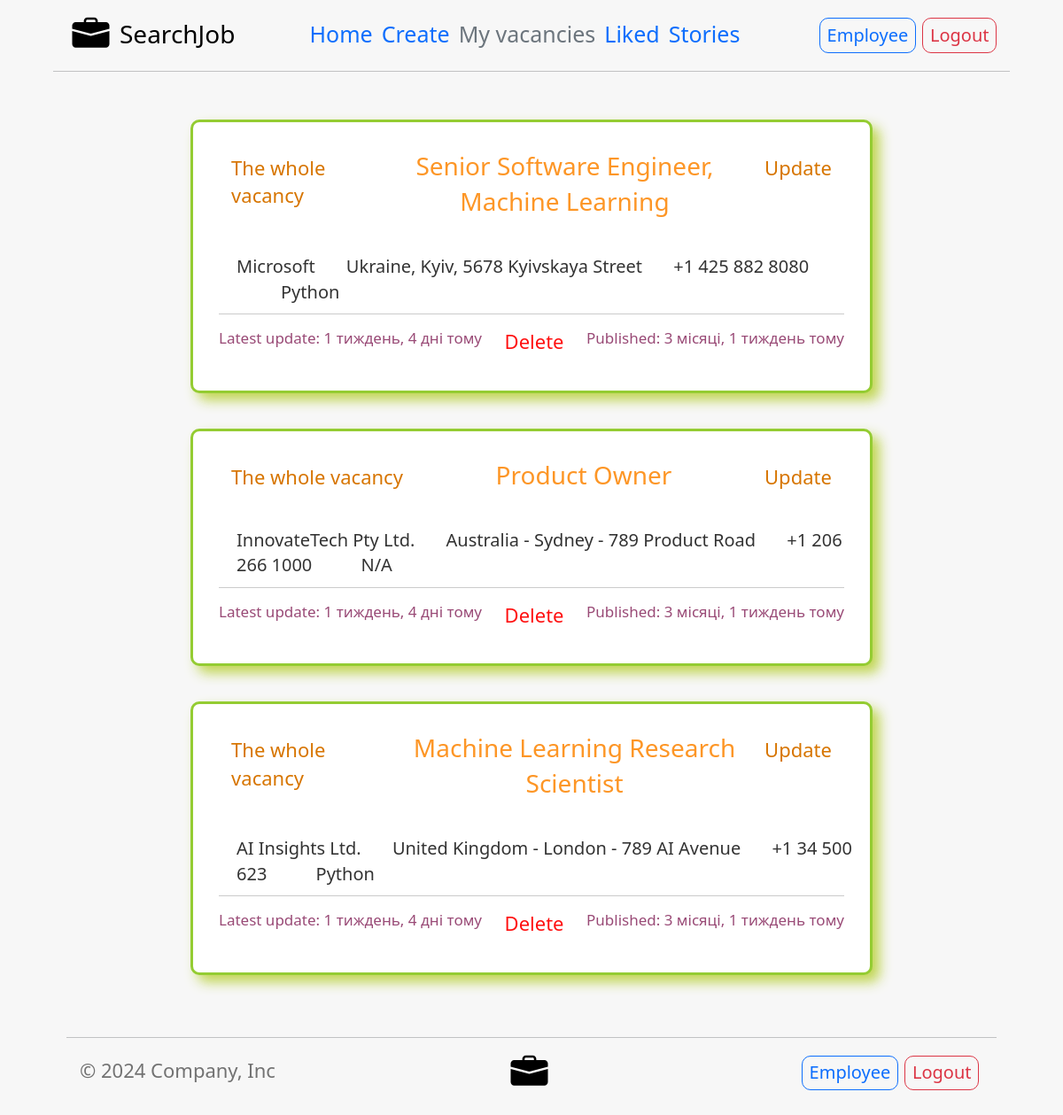
Screenshot of /employer/vacancies/ (signed in) with the database file from the repository.
### employer/models.py (models this page shows, shortened)
class EmployerModel(models.Model):
    name_of_job = models.CharField(max_length=100, default='')
    location = models.CharField(max_length=50, default='')
    name_of_company = models.CharField(max_length=50, default='')
    required_english = models.CharField(choices=level_of_eng(), default=level_of_eng()[4][0], max_length=30)
    type_of_job = models.CharField(max_length=40, choices=type_of_job(), default=type_of_job()[0][0])
    main_programming_language = models.CharField(max_length=15, choices=programming_languages(),
                                                 default=programming_languages()[11][0])
    lower_salary = models.SmallIntegerField(default=500)
    higher_salary = models.SmallIntegerField(default=1000)
    remote_job = models.BooleanField(default=False)
    min_experience = models.SmallIntegerField(default=0)
    benefits_of_job = models.TextField(default='')
    responsibilities_of_job = models.TextField(default='')
    requirements_of_job = models.TextField(default='')
    link_to_own_website = models.URLField(default='', null=True, blank=True)
    linkedin = models.URLField(default='', null=True, blank=True)
    email = models.EmailField(max_length=40, default='')
    phone_number = models.CharField(max_length=20, default='')
    timestamp = models.DateTimeField(auto_now_add=True)
    update = models.DateTimeField(auto_now=True)
    user = models.ForeignKey(
        settings.AUTH_USER_MODEL,
        default=1,
        on_delete=models.PROTECT
    )
    time_work = models.CharField(choices=time_work(), default=time_work()[0][0], max_length=15)
    class Meta:
        ordering = ('-timestamp', '-name_of_job')
        verbose_name = 'Vacancy'
        verbose_name_plural = 'Vacancies'
    def get_url_to_vacancy(self):
        return f'/{settings.USER_SIDE}/vacancy/{self.id}/'
    def get_url_to_update_vacancy(self):
        return f'/{settings.USER_SIDE}/update/{self.id}/'

### employer/views.py (the view)
# urls.py: path('vacancies/', own_vacancies, name='vacancies'),
def own_vacancies(request):
    queryset = [vacancy for vacancy in EmployerModel.objects.all() if vacancy.user == request.user]
    context = {
        'vacancies': queryset,
        'count_of_vacancies': len(queryset),
        'current_year': get_current_year()
    }
    return render(request, 'employer/own_vacancies.html', context)

### additional_functions/additional.py (called while the page is built)
def get_current_year():
    current_date = datetime.datetime.now()
    return current_date.year

### templates/employer/own_vacancies.html (shortened to what this page needs)
{% extends 'employer/base_employer_block.html' %}
{% block add_in_nav %}
    <ul class="nav col-12 col-md-6 me-lg-auto mb-2 justify-content-center mb-md-0" style="font-size: 25px;">
        <li><a href="{% url 'employer:home-employer' %}" class="nav-link px-2">Home</a></li>
        <li><a href="{% url 'employer:create' %}" class="nav-link px-2">Create</a></li>
        <li><a href="{% url 'employer:vacancies' %}" class="nav-link px-2 link-secondary">My vacancies</a></li>
        <li><a href="{% url 'employer:liked' %}" class="nav-link px-2">Liked</a></li>
        <li><a href="{% url 'story:home-story' %}" class="nav-link px-2">Stories</a></li>
    </ul>
    {% include 'employer/login_in_nav.html' %}
{% endblock add_in_nav %}
{% block main_content %}
    <div class="col-sm-8 col-sm-offset-2" style="margin-top: 50px; margin-bottom: 20px;">
        {% for vacancy in vacancies %}
            <div class="row">
                <div class="col-sm-20" style="margin-bottom: 20px;">
                    <div class="thumbnail" style="border-radius: 10px; border: 3px solid rgba(130,196,15,0.85); box-shadow: 8px 8px 14px rgba(188,211,68,0.92);">
                        <div class="caption" style="padding: 25px;">
                            <div style="display: flex; justify-content: space-between;">
                                <div style="margin-left: 2%; margin-top: 7px;">
                                    <a href="{{ vacancy.get_url_to_vacancy }}" style="text-decoration: none; font-size: 22px; color: #d77500; font-weight: 500;">The whole vacancy</a>
                                </div>
                                <div style="margin-bottom: 10px;">
                                    <p style="text-align: center; font-size: 28px; font-weight: 500; color: #fd9626">{{ vacancy.name_of_job }}</p>
                                </div>
                                <div style="margin-right: 2%; margin-top: 7px;">
                                    <a href="{{ vacancy.get_url_to_update_vacancy }}" style="text-decoration: none; font-size: 22px; color: #d77500; font-weight: 500;">Update</a>
                                </div>
                            </div>
                            <p style="width: 100%; overflow: hidden; margin-top: 20px; font-weight: 400; font-size: 20px; margin-left: 20px;">
                                <span style="padding-right: 30px;">{{ vacancy.name_of_company }}</span>
                                <span style="padding-right: 30px;">{{ vacancy.location }}</span>
                                <span>{{ vacancy.phone_number }}</span>
                                <span style="margin-bottom: 15px; margin-left: 50px; font-weight: 500;">{{ vacancy.main_programming_language }}</span>
                            </p>
                            <hr>
                            <p style="display: flex; justify-content: space-between; font-size: 17px; margin-top: 15px; color: rgba(119,13,72,0.75)">
                                <span>Latest update: {{ vacancy.update|timesince }} тому</span>
                                <a href="{% url 'employer:delete' vacancy.id %}" style="text-decoration: none; font-size: 22px; color: #ff1010; font-weight: 500; ">Delete</a>
                                <span>Published: {{ vacancy.timestamp|timesince }} тому</span>
                            </p>
                        </div>
                    </div>
                </div>
            </div>
        {% endfor %}
    </div>
{% endblock main_content %}

### rows the page displays
EmployerModel: name_of_job "Senior Software Engineer, Machine Learning", name_of_company "Microsoft", location "Ukraine, Kyiv, 5678 Kyivskaya Street", phone_number "+1 425 882 8080", main_programming_language "Python", update "1 тиждень, 4 дні", timestamp "3 місяці, 1 тиждень"
EmployerModel: name_of_job "Product Owner", name_of_company "InnovateTech Pty Ltd.", location "Australia - Sydney - 789 Product Road", phone_number "+1 206 266 1000", main_programming_language "N/A", update "1 тиждень, 4 дні", timestamp "3 місяці, 1 тиждень"
EmployerModel: name_of_job "Machine Learning Research Scientist", name_of_company "AI Insights Ltd.", location "United Kingdom - London - 789 AI Avenue", phone_number "+1 34 500 623", main_programming_language "Python", update "1 тиждень, 4 дні", timestamp "3 місяці, 1 тиждень"

### other values shown
{{ current_year }} "2024"
